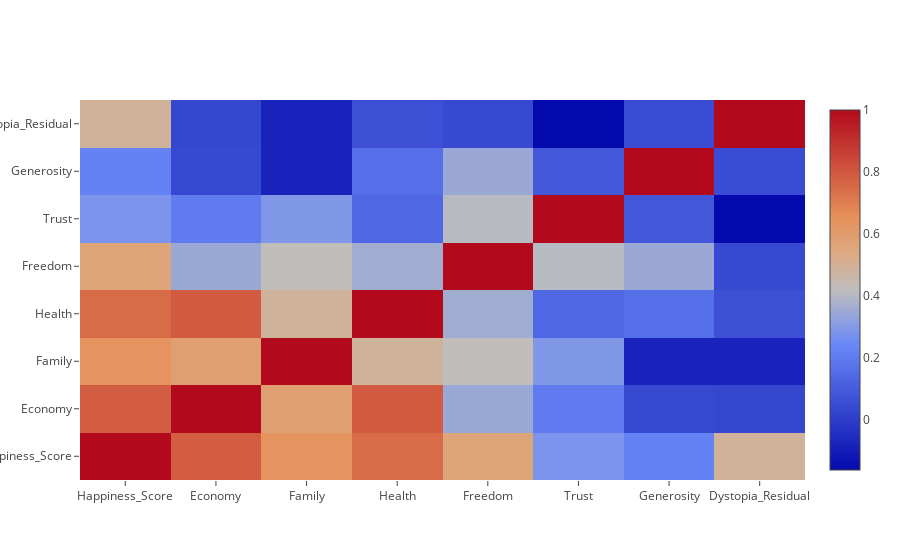

Notebook cell for this chart:
### Code cell
corr_matrix_happy = drop_rank.corr()
trace_corr_happy = go.Heatmap(z=np.array(corr_matrix_happy), x=corr_matrix_happy.columns, y=corr_matrix_happy.columns)
data_happy=[trace_corr_happy]
iplot(data_happy)

### Figure 1 — Plotly figure (JSON) as saved in the notebook; plotly's stock layout.template omitted (floating-point values rounded to 4 significant figures)
{"data": [{"type": "heatmap", "uid": "e2f0c3a9-b2ba-4902-841f-bc5014708f2b", "x": ["Happiness_Score", "Economy", "Family", "Health", "Freedom", "Trust", "Generosity", "Dystopia_Residual"], "y": ["Happiness_Score", "Economy", "Family", "Health", "Freedom", "Trust", "Generosity", "Dystopia_Residual"], "z": [[1, 0.7854, 0.6365, 0.748, 0.5604, 0.2821, 0.2217, 0.4897], [0.7854, 1, 0.5854, 0.7922, 0.345, 0.2009, 0.03941, 0.03009], [0.6365, 0.5854, 1, 0.4864, 0.4254, 0.2898, -0.08353, -0.08154], [0.748, 0.7922, 0.4864, 1, 0.3596, 0.136, 0.1614, 0.05767], [0.5604, 0.345, 0.4254, 0.3596, 1, 0.4059, 0.347, 0.03842], [0.2821, 0.2009, 0.2898, 0.136, 0.4059, 1, 0.08439, -0.1624], [0.2217, 0.03941, -0.08353, 0.1614, 0.347, 0.08439, 1, 0.04777], [0.4897, 0.03009, -0.08154, 0.05767, 0.03842, -0.1624, 0.04777, 1]]}], "layout": {}}
